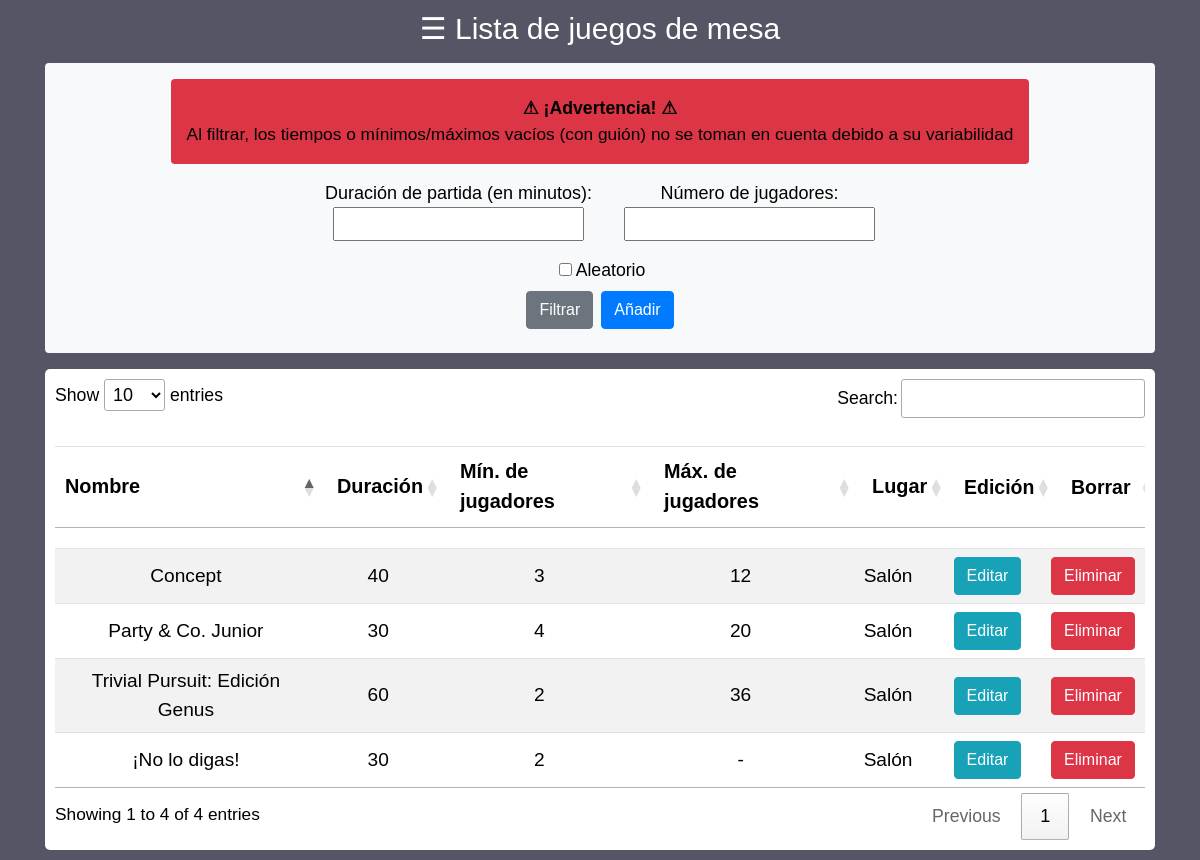
/juegos/juegos.php, run on the app's committed database.
### tables this page shows
CREATE TABLE `juegos` (
  `id` int(11) NOT NULL,
  `nombre` varchar(200) NOT NULL,
  `duracion` varchar(3) DEFAULT NULL,
  `min_jug` varchar(2) NOT NULL,
  `max_jug` varchar(2) DEFAULT NULL,
  `lugar` varchar(100) NOT NULL,
  `descripcion` varchar(100) DEFAULT NULL,
  `papelera` int(1) DEFAULT 0
);

### juegos/juegos.php (the view, shortened to what this page needs)
<?php
            include "../cabecera/cabeceraListas.php";
        ?>
        <form action="/juegos/juegos.php" method="post" class="bg-light mt-3 mb-3 p-3 rounded d-flex align-items-center text-center flex-column">
            <div class="bg-danger mb-3 p-3 rounded">
                <b>&#9888; ¡Advertencia! &#9888;</b><br>
                Al filtrar, los tiempos o mínimos/máximos vacíos (con guión) no se toman en cuenta debido a su variabilidad
            </div>
            <div class="d-flex align-items-center text-center flex-column">
                <div class="d-flex align-items-center text-center flex-row flex-wrap justify-content-center">
                    <label for="duracion" class="mr-md-3">Duración de partida (en minutos):<br><input id="duracion" type="number" name="duracion" min="1" style="display: inline-block;"></label>
                    <label for="jugadores" class="ml-md-3">Número de jugadores:<br><input id="jugadores" type="number" name="jugadores" min="1" style="display: inline-block;"></label>
                </div>
                <label for="aleatorio" class="mt-2"><input type="checkbox" name="aleatorio" id="aleatorio" style="display: inline-block;" class="m-1">Aleatorio</label>
                <div class="d-flex align-items-center text-center flex-row flex-wrap justify-content-center" class="mt-2">
                    <label for="filtrar" class="mr-1"><input id="filtrar" type="submit" value="Filtrar" name="filtrar" style="display: inline-block;" class="btn btn-secondary"></label>
                    <label for="add" class="ml-1"><input id="add" type="submit" value="Añadir" name="add" style="display: inline-block;" class="btn btn-primary" formaction="/juegos/additar.php"></label>
                </div>
            </div>
        </form>
        <table id="lista" class="table table-striped text-center" style="background: white; margin-top: 20px;">
            <thead>
                <tr>
                    <th class='align-middle'><b>Nombre</b></th>
                    <th class='align-middle'><b>Duración</b></th>
                    <th class='align-middle'><b>Mín. de jugadores</b></th>
                    <th class='align-middle'><b>Máx. de jugadores</b></th>
                    <th class='align-middle'><b>Lugar</b></th>
                    <th class='align-middle'>Edición</th>
                    <th class='align-middle'>Borrar</th>
                </tr>
            </thead>
            <tbody>
                <?php
                    $consulta = "SELECT * FROM juegos WHERE papelera=0";
                    try{
                        $filas = $conectar->query($consulta)->fetchAll();
                        foreach ($filas as $datos_juego) {
                            $id_edicion = $datos_juego[0];
                            $juego = "<tr id='$id_edicion'>";
                            for ($cont = 1;$cont<count($datos_juego)/2-2;$cont++){
                                $juego .= "<td class='align-middle'>";
                                if(empty($datos_juego[$cont])){
                                    $juego .= "-";
                                }
                                else{
                                    $juego .= $datos_juego[$cont];
                                }
                                $juego .= "</td>";
                            }
                            $juego .= '<td class="align-middle">
                                <form action="/juegos/additar.php" method="post">
                                    <input type="hidden" name="id_edicion" id="id_edicion" value="'.$id_edicion.'">
                                    <input id="editar" type="submit" value="Editar" name="editar" style="display: inline-block;" class="btn btn-info">
                                </form>
                            </td>';
                            $juego .= '<td class="align-middle">
                                <button type="button" class="btn btn-danger" data-toggle="modal" data-target="#eliminar'.$id_edicion.'">
                                    Eliminar
                                </button>
                            </td>'.
                            '<div class="modal fade" id="eliminar'.$id_edicion.'" tabindex="-1" role="dialog" aria-labelledby="eliminar'.$id_edicion.'Title" aria-hidden="true">
                                <div class="modal-dialog modal-dialog-centered" role="document">
                                    <div class="modal-content">
                                        <div class="modal-header">
                                            <h5 class="modal-title" id="exampleModalLongTitle">Cuidado</h5>'.
                                            '<button type="button" class="close" data-dismiss="modal" aria-label="Close">
                                            <span aria-hidden="true">&times;</span>
                                            </button>
                                        </div>
                                        <div class="modal-body">
                                            Estás a punto de eliminar el juego '.$datos_juego["nombre"].'<br>¿Quieres proceder?'.
                                        '</div>
                                        <div class="modal-footer">'.
                                            '<form action="/juegos/juegos.php" method="post">
                                                <input type="hidden" name="id_eliminar" id="id_eliminar" value="'.$id_edicion.'">
                                                <input id="eliminar" value="Si" name="eliminar" type="submit" class="btn btn-danger">
                                            </form>
                                            <button type="button" class="btn btn-secondary" data-dismiss="modal">No</button>
                                        </div>
                                    </div>
                                </div>
                            </div>';
                            $juego .= "</tr>";
                            print($juego);
                        }
                    }
                    catch(PDOException $error){
                        echo "<div class='container bg-light rounded text-center h2 mb-3 p-3 font-weight-bold'><span class='text-danger'>Error</span>: Algo ha sucedido durante la recogida de datos</div>";
                    }
                ?>
            </tbody>
        </table>
    </div>
</body>
</html>

### cabecera/cabeceraListas.php (shortened to what this page needs)
<!DOCTYPE html>
<html lang="es" style="background: #555566;">
<head>
    <link href="/archivosListas/css/select2.min.css" rel="stylesheet">
    <link rel="stylesheet" href="/archivosListas/css/jquery.dataTables.min.css">
    <link rel="stylesheet" href="https://cdn.datatables.net/1.13.7/css/jquery.dataTables.min.css">
    <link rel="stylesheet" href="/archivosListas/css/bootstrap.min.css">
    <link rel="stylesheet" href="/archivosListas/css/estilos.css">
    <?php
        function endsWith( $haystack, $needle ) {
            $length = strlen( $needle );
            return substr( $haystack, -$length ) === $needle;
        }
        $nombrePagina = "";
        if(endsWith(substr($_SERVER["SCRIPT_NAME"], 0, -4), "peliculas/additar")){
            if(isset($_POST["editar"]) || isset($_GET["id"])){
                $nombrePagina = "Editar";
            }
            else{
                $nombrePagina = "Añadir";
            }
            $nombrePagina .= " pel&iacute;culas";
        }
        else if(endsWith(substr($_SERVER["SCRIPT_NAME"], 0, -4), "peliculas")){
            $nombrePagina = "Lista de pel&iacute;culas";
        }
        else if(endsWith(substr($_SERVER["SCRIPT_NAME"], 0, -4), "libros")){
            $nombrePagina = "Lista de libros";
        }
        else if(endsWith(substr($_SERVER["SCRIPT_NAME"], 0, -4), "juegos")){
            $nombrePagina = "Lista de juegos de mesa";
        }
    ?>
</head>
<body style="background: #555566;">
    <div class="<?php
        if($nombrePagina != "Ficha de película/serie" && $nombrePagina != "Ficha de libro"){echo 'container';} else {echo 'mr-5 ml-5';}?>">
        <h1 class="cabecera centrar" id="abrir">
            <span class="bocadillo" style="color: white">
            &#9776; <?php echo $nombrePagina; ?>
        </h1>

### archivosListas/css/estilos.css (style rules this page uses)
html * { font-size: 1.02em; color: #000; font-family: sans-serif; }
.cabecera { margin: auto; margin-block: 0.67em; }
.centrar { justify-content: center; text-align: center; }
.bocadillo { font-size:30px; cursor:pointer; }
table { margin: auto; }
body { font-family: "Lato", sans-serif; }
input { display: none; }

### data on the page
juegos: value "¡No lo digas!", value "30", value "2", value "-", value "Salón"
juegos: value "Party & Co. Junior", value "30", value "4", value "20", value "Salón"
juegos: value "Concept", value "40", value "3", value "12", value "Salón"
juegos: value "Trivial Pursuit: Edición Genus", value "60", value "2", value "36", value "Salón"

### other printed values
$nombrePagina "Lista de juegos de mesa"
